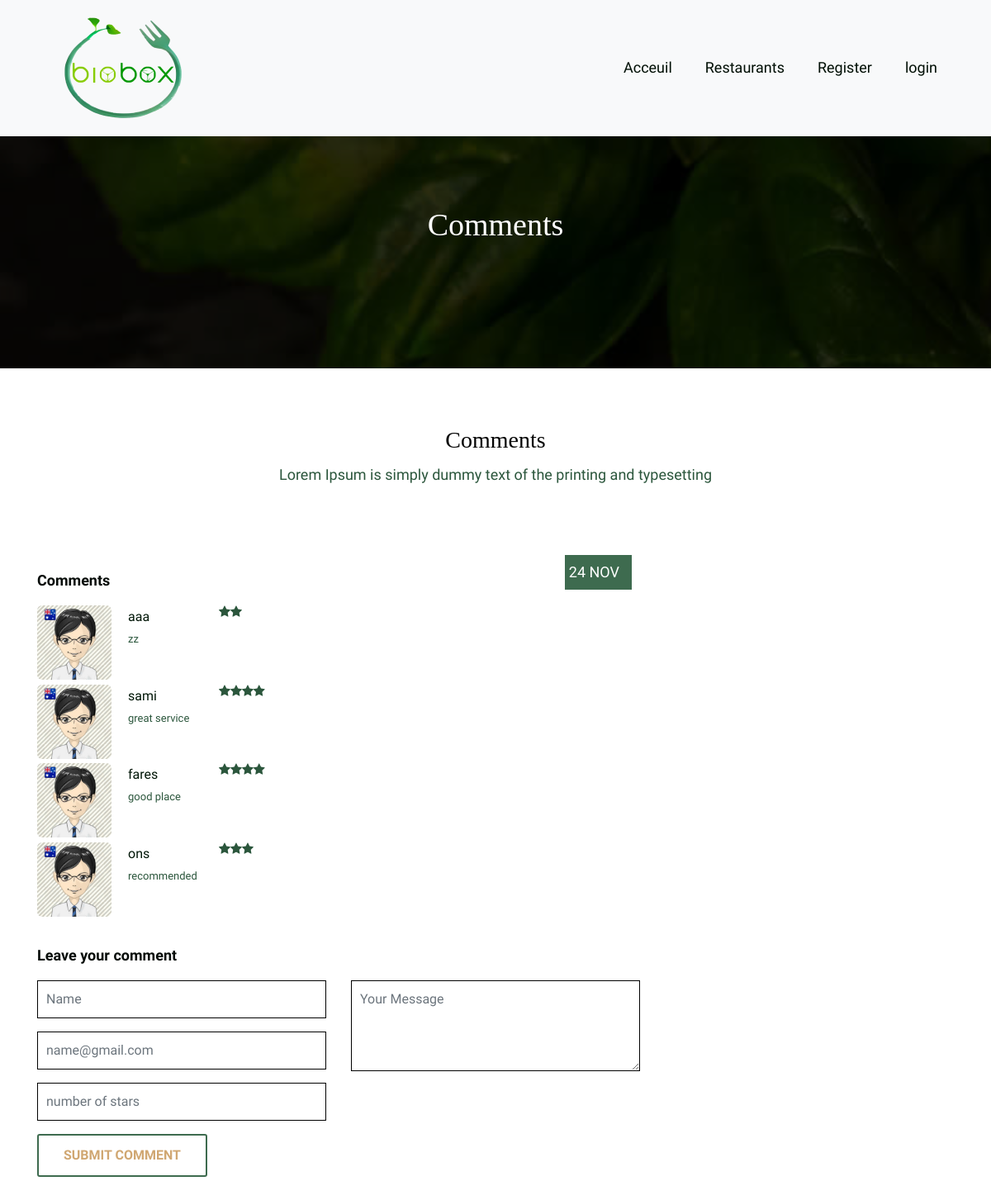
/biobox/Views/CommentC.php, run on the app's committed database.
### tables this page shows
CREATE TABLE IF NOT EXISTS `comment` (
  `idComment` int(40) NOT NULL AUTO_INCREMENT,
  `nom` varchar(40) NOT NULL,
  `email` varchar(40) NOT NULL,
  `comment` varchar(400) NOT NULL,
  `Stars` int(5) DEFAULT NULL,
  PRIMARY KEY (`idComment`)
);

### biobox/Views/CommentC.php (the view, shortened to what this page needs)
<?php
class CommentC
{
    public function listComments()
    {
        $sql = "SELECT * FROM comment";
        $db = config::getConnexion();
        try {
            $liste = $db->query($sql);
            return $liste;
        } catch (Exception $e) {
            die('Error:' . $e->getMessage());
        }
    }
}
?>
 <html lang="en">
<head>
    <link rel="stylesheet" href="css/bootstrap.min.css">
    <link rel="stylesheet" href="css/style.css">
    <link rel="stylesheet" href="css/responsive.css">
    <link rel="stylesheet" href="css/custom.css">
</head>
<body>
    <header class="top-navbar">
		<nav class="navbar navbar-expand-lg navbar-light bg-light">
			<div class="container">
				<a class="navbar-brand" href="index.php">
					<img src="images/logo.png" alt="" />
				</a>
				<div class="collapse navbar-collapse" id="navbars-rs-food">
					<ul class="navbar-nav ml-auto">
						<li class="nav-item"><a class="nav-link" href="index.php">Acceuil</a></li>
						<li class="nav-item"><a class="nav-link" href="categorie.php">Restaurants</a></li>
						<?php
						if(isset($_SESSION["login"]) && $_SESSION["login"]){}
						else{
						?>
						<li class="nav-item"><a class="nav-link" href="register.php">Register</a></li>
						<?php
						}
						?>
						<?php
						if(isset($_SESSION["login"]) && $_SESSION["login"]){
						?>
						<li class="nav-item"><a class="nav-link" href="logout.php">logout</a></li>
						<?php
						}
						else{
						?>
						<li class="nav-item"><a class="nav-link" href="login.php">login</a></li>
						<?php
						}
						?>
					</ul>
				</div>
			</div>
		</nav>
	</header>
	<div class="all-page-title page-breadcrumb">
		<div class="container text-center">
			<div class="row">
				<div class="col-lg-12">
					<h1>Comments</h1>
				</div>
			</div>
		</div>
	</div>
	<div class="blog-box">
		<div class="container">
			<div class="row">
				<div class="col-lg-12">
					<div class="heading-title text-center">
						<h2>Comments</h2>
						<p>Lorem Ipsum is simply dummy text of the printing and typesetting</p>
					</div>
				</div>
			</div>
			<div class="row">
				<div class="col-xl-8 col-lg-8 col-12">
					<div class="blog-inner-details-page">
						<div class="blog-inner-box">
							<div class="side-blog-img">
								<div class="date-blog-up">
									24 NOV
								</div>
							</div>
						</div>
						<div class="blog-comment-box">
							<h3>Comments</h3><?php
              $c = new CommentC();
              $tab = $c->listComments();
              foreach ($tab as $comment) {
?>
             <div class="comment-item">
								<div class="comment-item-left">
                <img src='images/avt-img.jpg' alt='' />
              </div>
              <div class='comment-item-right'>
                <div class='pull-left'>
                  <a href='#'><?= $comment["nom"]; ?></a>
                  </div>
                  <div class='comment-item-right'>
                  <link rel="stylesheet" href="https://cdnjs.cloudflare.com/ajax/libs/font-awesome/4.7.0/css/font-awesome.min.css">
<?php
if ($comment["Stars"]==1){
echo '<span class="fa fa-star checked"></span>';}
elseif($comment["Stars"]==2){
    echo '<span class="fa fa-star checked"></span>';
    echo '<span class="fa fa-star checked"></span>';
}
elseif($comment["Stars"]==3){
    echo '<span class="fa fa-star checked"></span>';
    echo '<span class="fa fa-star checked"></span>';
    echo '<span class="fa fa-star checked"></span>';
}
elseif($comment["Stars"]==4){
    echo '<span class="fa fa-star checked"></span>';
    echo '<span class="fa fa-star checked"></span>';
    echo '<span class="fa fa-star checked"></span>';
    echo '<span class="fa fa-star checked"></span>';
}
else {
    echo '<span class="fa fa-star checked"></span>';
    echo '<span class="fa fa-star checked"></span>';
    echo '<span class="fa fa-star checked"></span>';
    echo '<span class="fa fa-star checked"></span>';
    echo '<span class="fa fa-star checked"></span>';
}
?>
              </div>
                <div class='des-l'>
                  <p>
                  <?= $comment["comment"]; ?>
                  </p>
                  <br>
                </div>
              </div>
              <?php
             }
              ?>
              </div>
						<div class="comment-respond-box">
							<h3>Leave your comment </h3>
							<div class="comment-respond-form">
								<form id="commentrespondform"  class="comment-form-respond row" method="POST">
									<div class="col-lg-6 col-md-6 col-sm-6">
										<div class="form-group">
											<input id="name_com" class="form-control" name="nom" placeholder="Name" type="text"value ="">
										</div>
										<div class="form-group">
											<input id="email_com" class="form-control" name="email" placeholder="name@gmail.com" type="email"value ="">
										</div>
                    <div class="form-group">
											<input id="Stars" class="form-control" name="Stars" placeholder="number of stars" type="number" value ="">
										</div>
									</div>
									<div class="col-lg-6 col-md-6 col-sm-6">
										<div class="form-group">
											<textarea class="form-control" name="Comment" id="textarea_com" placeholder="Your Message" rows="2"value =""></textarea>
										</div>
									</div>
									<div class="col-lg-12 col-md-12 col-sm-12">
										<button class="btn btn-submit" name="insert" type="submit" value="insert" >Submit comment</button>
									</div>
								</form>
							</div>
						</div>
					</div>
				</div>
			</div>
		</div>
	</div>
</body>
</html>

### biobox/Views/css/style.css (style rules this page uses)
body { color: #2b563c; font-size: 15px; font-family: 'Athiti', sans-serif; line-height: 1.80857; }
a { color: #001408; text-decoration: none !important; outline: none !important; -webkit-transition: all .3s ease-in-out; -moz-transition: all .3s ease-in-out; -ms-transition: all .3s ease-in-out; -o-transition: all .3s ease-in-out; transition: all .3s ease-in-out; }
h1, h2, h3, h4, h5, h6 { letter-spacing: 0; font-weight: normal; position: relative; padding: 0 0 10px 0; font-weight: normal; line-height: 120% !important; color: #070c09; margin: 0 }
h1 { font-size: 24px }
h2 { font-size: 22px }
h3 { font-size: 18px }
a { color: #001607; text-decoration: none; outline: none; }
a, .btn { text-decoration: none !important; outline: none !important; -webkit-transition: all .3s ease-in-out; -moz-transition: all .3s ease-in-out; -ms-transition: all .3s ease-in-out; -o-transition: all .3s ease-in-out; transition: all .3s ease-in-out; }
ul, li, ol { list-style: none; margin: 0px; padding: 0px; }
.top-navbar { position: relative; z-index: 10; }
.top-navbar .navbar { padding: 15px 0px; position: fixed; width: 100%; transition: height .3s ease-out, background .3s ease-out, box-shadow .3s ease-out; -webkit-transform: translate3d(0, 0, 0); transform: translate3d(0, 0, 0); z-index: 100; }
.top-navbar .navbar-light .navbar-nav .nav-link { color: #010f05; font-size: 18px; padding: 0px 20px; border-radius: 4px; }
.btn { text-transform: uppercase; padding: 19px 36px; }
.btn { display: inline-block; font-weight: 600; text-align: center; white-space: nowrap; vertical-align: middle; -webkit-user-select: none; -moz-user-select: none; -ms-user-select: none; user-select: none; border: 2px solid transparent; padding: 12px 30px; font-size: 16px; line-height: 1.5; border-radius: .1875rem; transition: color .15s ease-in-out, background-color .15s ease-in-out, border-color .15s ease-in-out, box-shadow .15s ease-in-out; }
.heading-title { margin-bottom: 50px; }
.heading-title h2 { color: #010101; font-size: 28px; font-family: 'Arbutus Slab', serif; }
.heading-title p { font-size: 18px; font-weight: 200; margin: 0px; }
.page-breadcrumb { padding: 250px 0 150px; background: url(../images/all-bg.jpg) no-repeat; background-attachment: fixed; background-size: cover; background-position: 0 0; position: relative; }
.all-page-title .container { position: relative; z-index: 2; }
.all-page-title::before { background: #010101; content: ""; height: 100%; left: 0; position: absolute; top: 0; width: 100%; z-index: 1; opacity: 0.8; }
.all-page-title h1 { font-size: 38px; color: #ffffff; font-family: 'Arbutus Slab', serif; padding: 0px; }
.form-control { border-radius: 0px; min-height: 50px; }
.blog-box { padding: 70px 0px; }
.blog-inner-box { position: relative; margin: 0px 10px; margin-bottom: 30px; }
.side-blog-img { box-shadow: -15px -15px 0px 0px rgba(0,0,0,0.4); -webkit-transition: all 1s ease 0.01s; transition: all 1s ease 0.01s; position: relative; }
.date-blog-up { position: absolute; right: 0px; top: 0px; background: #3e6b4f; font-size: 18px; color: #ffffff; padding: 5px 15px 5px 5px; }
.blog-comment-box { clear: both; margin: 20px 0px; float: left; width: 100%; }
.blog-comment-box h3 { font-size: 18px; font-weight: 600; padding-bottom: 20px; }
.comment-item { margin-bottom: 30px; }
.comment-item-left { float: left; width: 90px; height: 90px; }
.comment-item-left img { width: 100%; border-radius: 6px; }
.comment-item-right { padding-left: 110px; }
.comment-item-right a { font-size: 16px; font-weight: 500; }
.des-l { display: inline-block; width: 100%; }
.des-l p { font-size: 13px; }
.comment-respond-box { clear: both; }
.comment-form-respond input { min-height: 38px; border: 1px solid #010101; border-radius: 0px; padding: 10px; }
.comment-form-respond textarea { border: 1px solid #010101; border-radius: 0px; padding: 10px; min-height: 110px; }
.btn-submit { color: #d0a772; background-color: transparent; background-image: none; border-color: #3e6b4f; }

### data on the page
comment: nom "aaa", Stars 2 (drawn), comment "zz"
comment: nom "sami", Stars 4 (drawn), comment "great service"
comment: nom "fares", Stars 4 (drawn), comment "good place"
comment: nom "ons", Stars 3 (drawn), comment "recommended"
